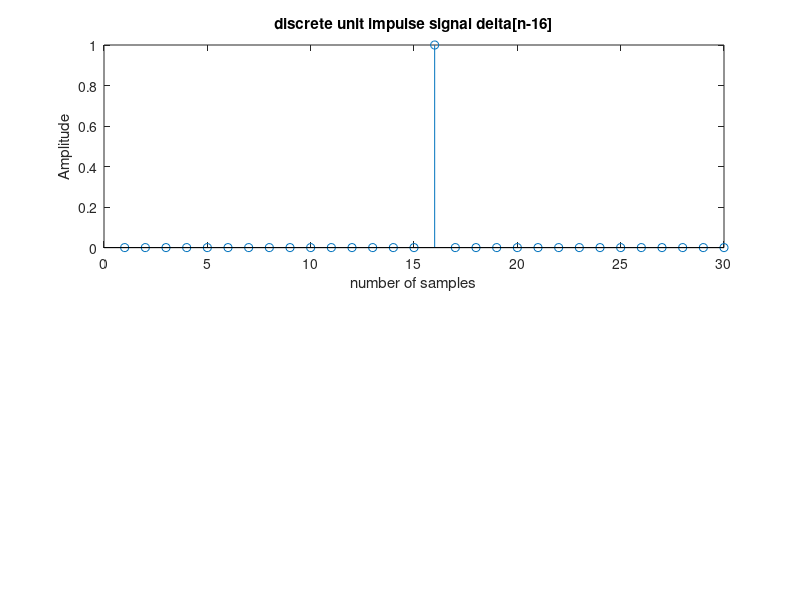

This chart was generated by the following MATLAB code: (Note: this script raises an error after producing the figure.)
clc
clear all

N = 30; %number of samples
n = 1:1:N;

%unit impulse [n-16]
figure(1);
impulse = n==16;
subplot(2,1,1);
stem(n,impulse);
ylabel('Amplitude');
xlabel('number of samples');
title('discrete unit impulse signal delta[n-16]');

%unit step u[n-12]
y = stepfun(n,12);
subplot(2,1,2);
stem(n,y);
ylabel('Amplitude');
xlabel('number of samples');
title('discrete unit step signal u[n-12]');